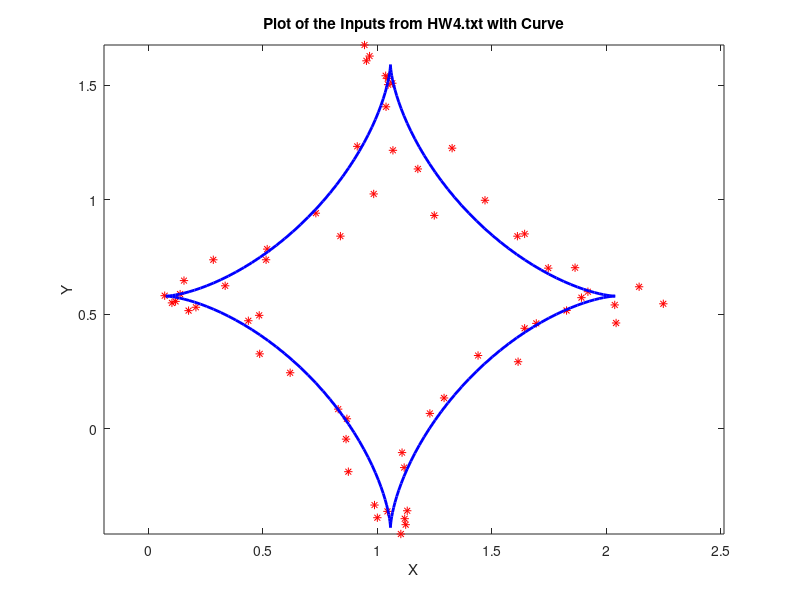
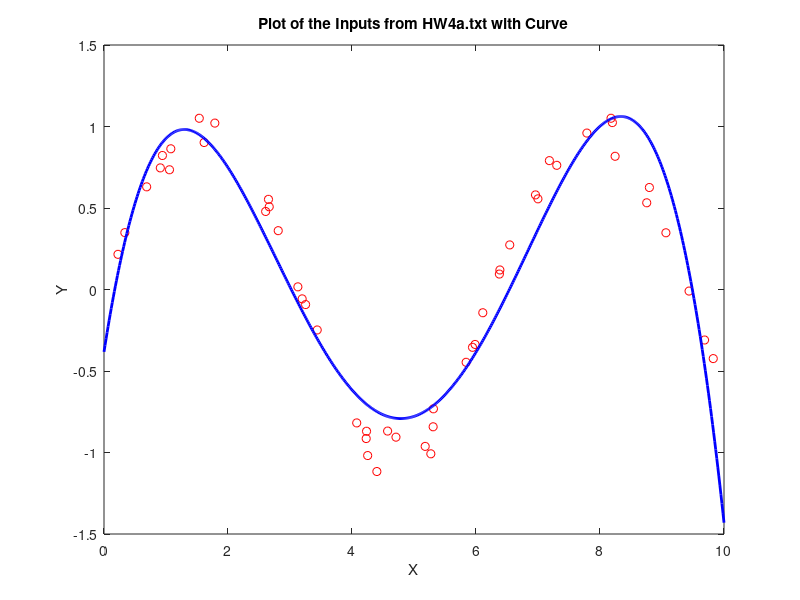

Reproduce these figures in MATLAB, in order.
clear
load HW4.txt;
x=HW4(:,1);  y=HW4(:,2);
n=length(x);
t1=linspace(0,2*pi,n+1); t1(end)=[]; t1=t1';
nOnes = ones(n,1);
nZeros = zeros(n,1);
A=[nOnes nZeros (cos(t1).^3) nZeros ;
   nZeros nOnes nZeros (sin(t1).^3)];
c=A\[x;y];
t2=linspace(0,2*pi,200);
Xt=c(1)+c(3)*cos(t2).^3;
Yt=c(2)+c(4)*sin(t2).^3;
figure(1)
plot(x,y,'*r')
hold on
plot(Xt,Yt,'-b','LineWidth',2)
title('Plot of the Inputs from HW4.txt with Curve')
xlabel('X'); ylabel('Y');
axis equal
hold off

clear
load HW4a.txt;
x=HW4a(:,1);  y=HW4a(:,2);
n=length(x);
nOnes = ones(n,1);
A=[nOnes x (x.^2) (x.^3) (x.^4)];
c=A\y;
X=linspace(0,10,600);
Y=c(1)+c(2)*X+c(3)*X.^2+c(4)*X.^3+c(5)*X.^4;
figure(2)
plot(x,y,'or')
hold on
plot(X,Y,'-b','LineWidth',2)
title('Plot of the Inputs from HW4a.txt with Curve')
xlabel('X'); ylabel('Y');
xlim([0 10])
ylim([-1.5 1.5])
hold off
